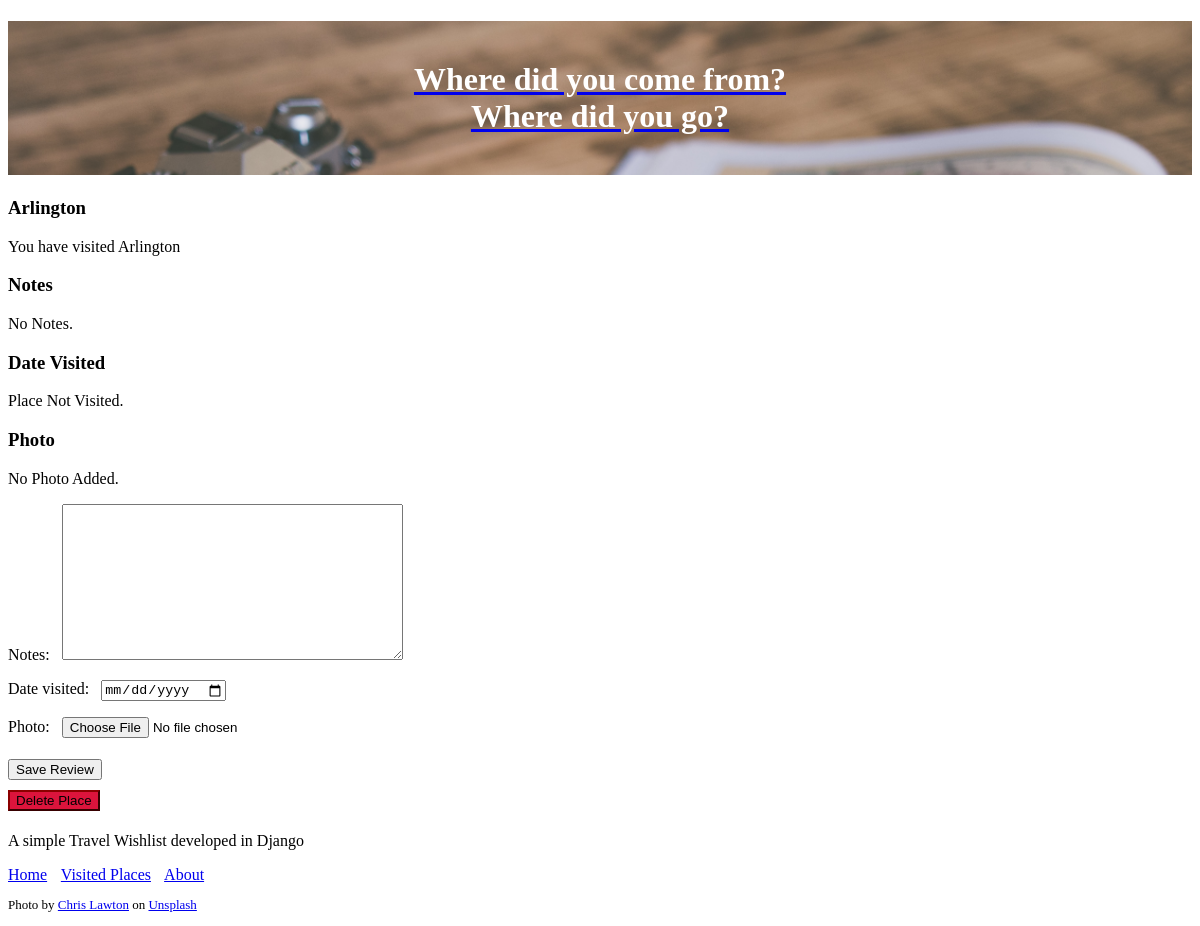
Page /place/6 (signed in) on the earlier database version.
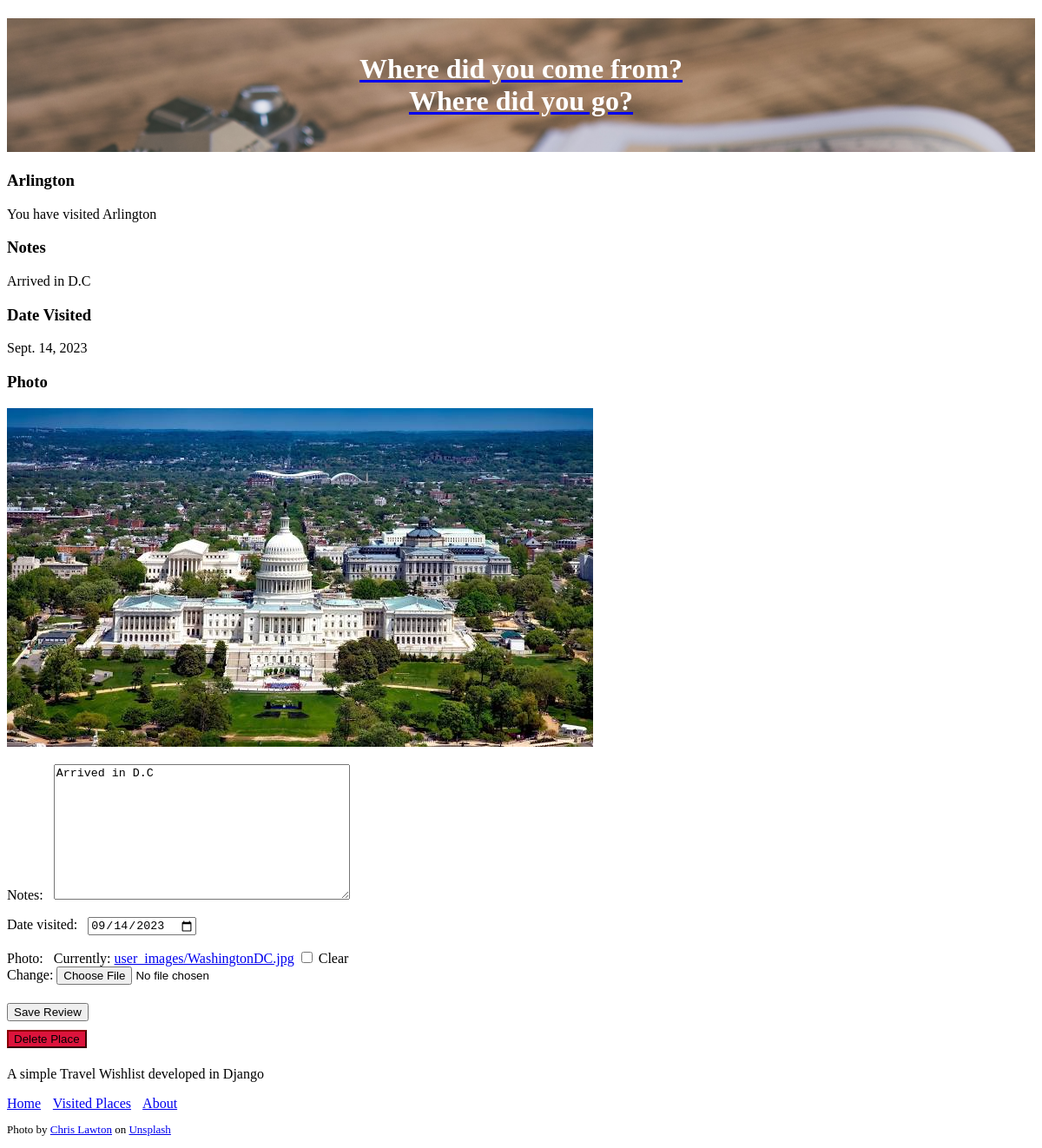
Same page on the later database version.
### travel_wishlist/models.py (models this page shows, shortened)
class Place(models.Model):
    user = models.ForeignKey('auth.User', null=False, on_delete=models.CASCADE)
    notes = models.TextField(blank=True, null =True)
    date_visited = models.DateField(blank=True, null =True)
    photo = models.ImageField(upload_to='user_images/', blank=True, null =True)
    name = models.CharField(max_length=200)
    visited = models.BooleanField(default=False)

### travel_wishlist/views.py (the view)
# urls.py: path('place/<int:place_pk>', views.place_details, name='place_details'),
@login_required
def place_details(request, place_pk):
    place = get_object_or_404(Place, pk=place_pk)
    if place.user != request.user:
        return HttpResponseForbidden()
    if request.method == 'POST':
        form = TripReviewForm(request.POST, request.FILES, instance=place)
        if form.is_valid():
            form.save()
            messages.info(request, 'Trip information updated')
        else:
            messages.error(request, form.errors) #refine later
        return redirect('place_details', place_pk=place_pk)
    else:
        if place.visited:
            review_form = TripReviewForm(instance=place)
            return render(request, 'travel_wishlist/detail.html', {'place': place, 'review_form': review_form})
        else:
            return render(request, 'travel_wishlist/detail.html', {'place': place})

### travel_wishlist/forms.py
class TripReviewForm(forms.ModelForm):
    class Meta:
        model = Place
        fields = ('notes', 'date_visited', 'photo')
        widgets = {
            'date_visited': DateInput()
        }

### travel_wishlist/templates/travel_wishlist/detail.html (shortened to what this page needs)
{% extends 'travel_wishlist/base.html' %}
{% load static %}
{% block content %}
<h3>{{ place.name }}</h3>
{% if place.visited %}
    <p>
        You have visited {{ place.name }}
    </p>
    <h3>Notes</h3>
    <p>
    {{ place.notes|default:"No Notes." }}
    </p>
    <h3>Date Visited</h3>
    <p>
    {{ place.date_visited|default:"Place Not Visited." }}
    </p>
    <h3>Photo</h3>
    {% if place.photo %}
        <img src="{{ place.photo.url }}">
    {% else %}
        <p>No Photo Added.</p>
    {% endif %}
    <form method="POST" action="{% url 'place_details' place.pk %}" enctype="multipart/form-data">
        {{ review_form.as_p }}
        <button type="submit" >Save Review</button>
    </form>
{% endif %}
<form method="POST" action="{% url 'delete_place' place.pk %}">
    <button type="submit" class ="delete" id="delete-button-{{ place.pk }}">Delete Place</button>
</form>
{% endblock %}

### travel_wishlist/templates/travel_wishlist/base.html (shortened to what this page needs)
{% load static %}
<!DOCTYPE html>
<html>
    <head>
        <link rel="stylesheet" href="https://cdn.jsdelivr.net/npm/sakura.css/css/sakura.css" type="text/css">
        <link rel="stylesheet" href="{% static 'css/style.css' %}" type="text/css">
    </head>
    <a href="{% url 'place_list' %}"> <h1 id="site-header" style="background: url('{% static 'img/map.jpg' %}');background-size: cover">
        Where did you come from? <br>
        Where did you go?</h1></a>
    <body>
        {% block content %}
        {% endblock %}
    </body>
    <div>
        <p>A simple Travel Wishlist developed in Django</p>
        <a class="nav-link" href="{% url 'place_list' %}">Home</a>
        <a class="nav-link" href="{% url 'places_visited' %}">Visited Places</a>
        <a class="nav-link" href="{% url 'about' %}">About</a>
        <p id="attribution">
        Photo by <a href="https://unsplash.com/@chrislawton?utm_content=creditCopyText&utm_medium=referral&utm_source=unsplash">Chris Lawton</a> on <a href="https://unsplash.com/photos/compass-with-map-on-table-KpBXAOs80YI?utm_content=creditCopyText&utm_medium=referral&utm_source=unsplash">Unsplash</a>
        </p>
    </div>
</html>

### travel_wishlist/static/css/style.css (style rules this page uses)
#site-header { background: 0 0 repeat-x; color: white; padding: 40px 0 40px 0px; text-align: center; }
.nav-link { margin-right: 10px; }
label { display: inline-block; padding-right: 8px; }
button { margin: 5px 0px 5px 0; }
.delete { background-color: crimson; border-color: darkred; }
#attribution { font-size: small; }

Differences in the rows shown:
changed Place "Arlington": notes "No Notes." → "Arrived in D.C"; date_visited "Place Not Visited." → "Sept. 14, 2023"; photo: picture added; notes (not shown) → "Arrived in D.C"; date_visited (not shown) → "09/14/2023"
Other differences:
form field as_p: (not shown) → "☐"
text no longer shown: "Notes: Date visited: Photo: No Photo Added."
text now shown: "Notes: Date visited: Photo: Currently: user_images/WashingtonDC.jpg Clear Change:"
